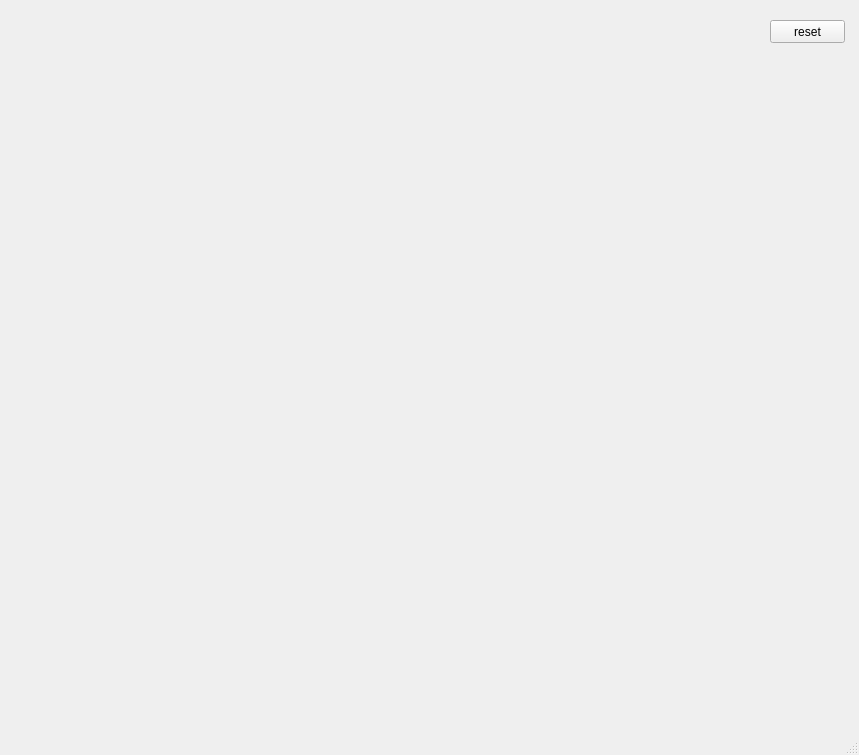
<?xml version="1.0" encoding="UTF-8"?>
<ui version="4.0">
 <class>MainWindow</class>
 <widget class="QMainWindow" name="MainWindow">
  <property name="geometry">
   <rect>
    <x>0</x>
    <y>0</y>
    <width>859</width>
    <height>755</height>
   </rect>
  </property>
  <property name="windowTitle">
   <string>MainWindow</string>
  </property>
  <widget class="QWidget" name="centralwidget">
   <widget class="QPushButton" name="pb">
    <property name="geometry">
     <rect>
      <x>770</x>
      <y>20</y>
      <width>75</width>
      <height>23</height>
     </rect>
    </property>
    <property name="text">
     <string>reset</string>
    </property>
   </widget>
  </widget>
  <widget class="QMenuBar" name="menubar">
   <property name="geometry">
    <rect>
     <x>0</x>
     <y>0</y>
     <width>859</width>
     <height>21</height>
    </rect>
   </property>
  </widget>
  <widget class="QStatusBar" name="statusbar"/>
 </widget>
 <resources/>
 <connections/>
</ui>
